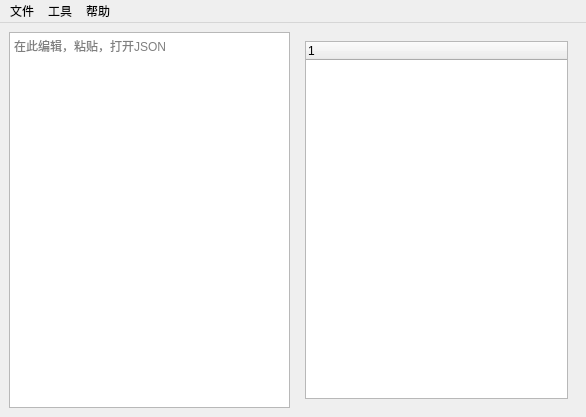
<?xml version="1.0" encoding="UTF-8"?>
<ui version="4.0">
 <class>MainWindow</class>
 <widget class="QMainWindow" name="MainWindow">
  <property name="geometry">
   <rect>
    <x>0</x>
    <y>0</y>
    <width>586</width>
    <height>417</height>
   </rect>
  </property>
  <property name="windowTitle">
   <string>MainWindow</string>
  </property>
  <widget class="QWidget" name="centralwidget">
   <layout class="QGridLayout" name="gridLayout">
    <item row="0" column="0">
     <widget class="QTextEdit" name="textEdit">
      <property name="placeholderText">
       <string>在此编辑，粘贴，打开JSON</string>
      </property>
     </widget>
    </item>
    <item row="0" column="1">
     <widget class="QStackedWidget" name="pageList">
      <property name="autoFillBackground">
       <bool>true</bool>
      </property>
      <property name="currentIndex">
       <number>0</number>
      </property>
      <widget class="QWidget" name="treePage">
       <property name="autoFillBackground">
        <bool>true</bool>
       </property>
       <layout class="QGridLayout" name="gridLayout_2">
        <item row="0" column="0">
         <widget class="QTreeWidget" name="tree_json">
          <property name="autoFillBackground">
           <bool>true</bool>
          </property>
          <property name="styleSheet">
           <string notr="true">
 QTreeView::item:hover{background-color:rgb(0,255,0,50)} 
QTreeView::item:selected{background-color:rgb(255,0,0,100)}
QTreeView::item{
height:30px
}</string>
          </property>
          <property name="autoScroll">
           <bool>true</bool>
          </property>
         </widget>
        </item>
       </layout>
      </widget>
      <widget class="QWidget" name="pathTree">
       <property name="autoFillBackground">
        <bool>true</bool>
       </property>
       <widget class="QTextEdit" name="path_json">
        <property name="geometry">
         <rect>
          <x>3</x>
          <y>19</y>
          <width>261</width>
          <height>61</height>
         </rect>
        </property>
        <property name="autoFillBackground">
         <bool>true</bool>
        </property>
        <property name="placeholderText">
         <string>请输入JSONPath</string>
        </property>
       </widget>
      </widget>
      <widget class="QWidget" name="formatPage">
       <property name="autoFillBackground">
        <bool>true</bool>
       </property>
       <widget class="QTextEdit" name="format_json">
        <property name="geometry">
         <rect>
          <x>3</x>
          <y>9</y>
          <width>261</width>
          <height>351</height>
         </rect>
        </property>
        <property name="autoFillBackground">
         <bool>true</bool>
        </property>
        <property name="placeholderText">
         <string>格式化后的字符串</string>
        </property>
       </widget>
      </widget>
     </widget>
    </item>
   </layout>
  </widget>
  <widget class="QMenuBar" name="menubar">
   <property name="geometry">
    <rect>
     <x>0</x>
     <y>0</y>
     <width>586</width>
     <height>23</height>
    </rect>
   </property>
   <widget class="QMenu" name="menu_file">
    <property name="title">
     <string>文件</string>
    </property>
    <addaction name="separator"/>
    <addaction name="action_newFile"/>
    <addaction name="action_openFile"/>
    <addaction name="action_saveFile"/>
    <addaction name="action_otherSaveFile"/>
   </widget>
   <widget class="QMenu" name="menu_tool">
    <property name="title">
     <string>工具</string>
    </property>
    <addaction name="separator"/>
    <addaction name="action_openBash"/>
    <addaction name="action_beautifulJSON"/>
    <addaction name="action_JSONPath"/>
    <addaction name="action_JSONTree"/>
   </widget>
   <widget class="QMenu" name="menu_help">
    <property name="title">
     <string>帮助</string>
    </property>
    <addaction name="action_helpJSONDoc"/>
    <addaction name="action_helpUse"/>
   </widget>
   <addaction name="menu_file"/>
   <addaction name="menu_tool"/>
   <addaction name="menu_help"/>
  </widget>
  <action name="action_newFile">
   <property name="text">
    <string>新建JSON文件</string>
   </property>
  </action>
  <action name="action_openFile">
   <property name="text">
    <string>打开JSON文件</string>
   </property>
  </action>
  <action name="action_openBash">
   <property name="text">
    <string>打开命令行工具</string>
   </property>
  </action>
  <action name="action_beautifulJSON">
   <property name="text">
    <string>格式化JSON</string>
   </property>
  </action>
  <action name="action_helpJSONDoc">
   <property name="text">
    <string>JSON文档帮助</string>
   </property>
  </action>
  <action name="action_helpUse">
   <property name="text">
    <string>使用帮助</string>
   </property>
  </action>
  <action name="action_otherSaveFile">
   <property name="text">
    <string>另存</string>
   </property>
  </action>
  <action name="action_saveFile">
   <property name="text">
    <string>保存</string>
   </property>
   <property name="statusTip">
    <string>Ctrl + S</string>
   </property>
  </action>
  <action name="action_JSONPath">
   <property name="text">
    <string>JSONPath</string>
   </property>
  </action>
  <action name="action_JSONTree">
   <property name="text">
    <string>JSONTree</string>
   </property>
  </action>
 </widget>
 <resources/>
 <connections/>
</ui>
